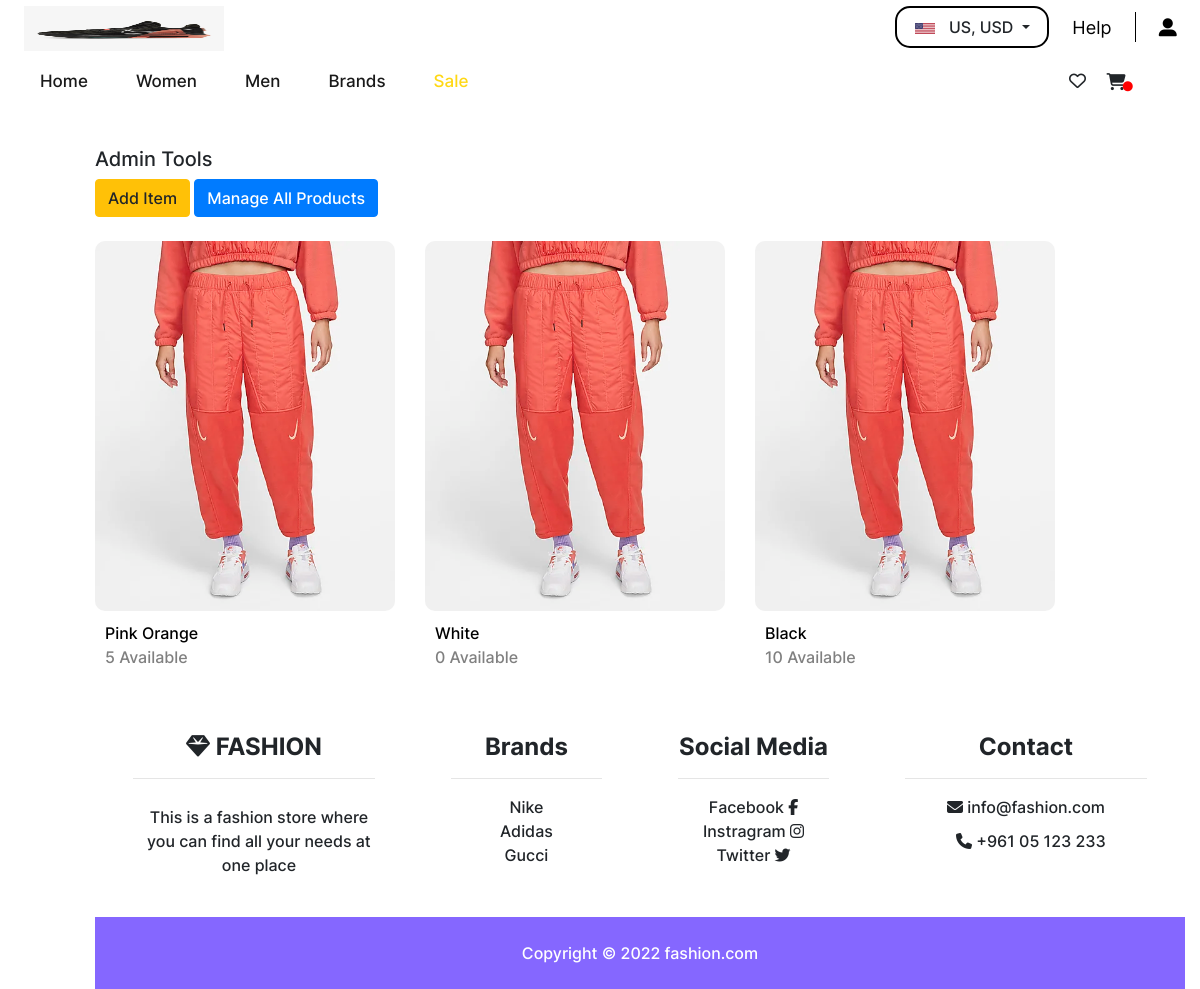
The page /viewProductItems.php?id=2 (signed in) on the database as committed earlier.
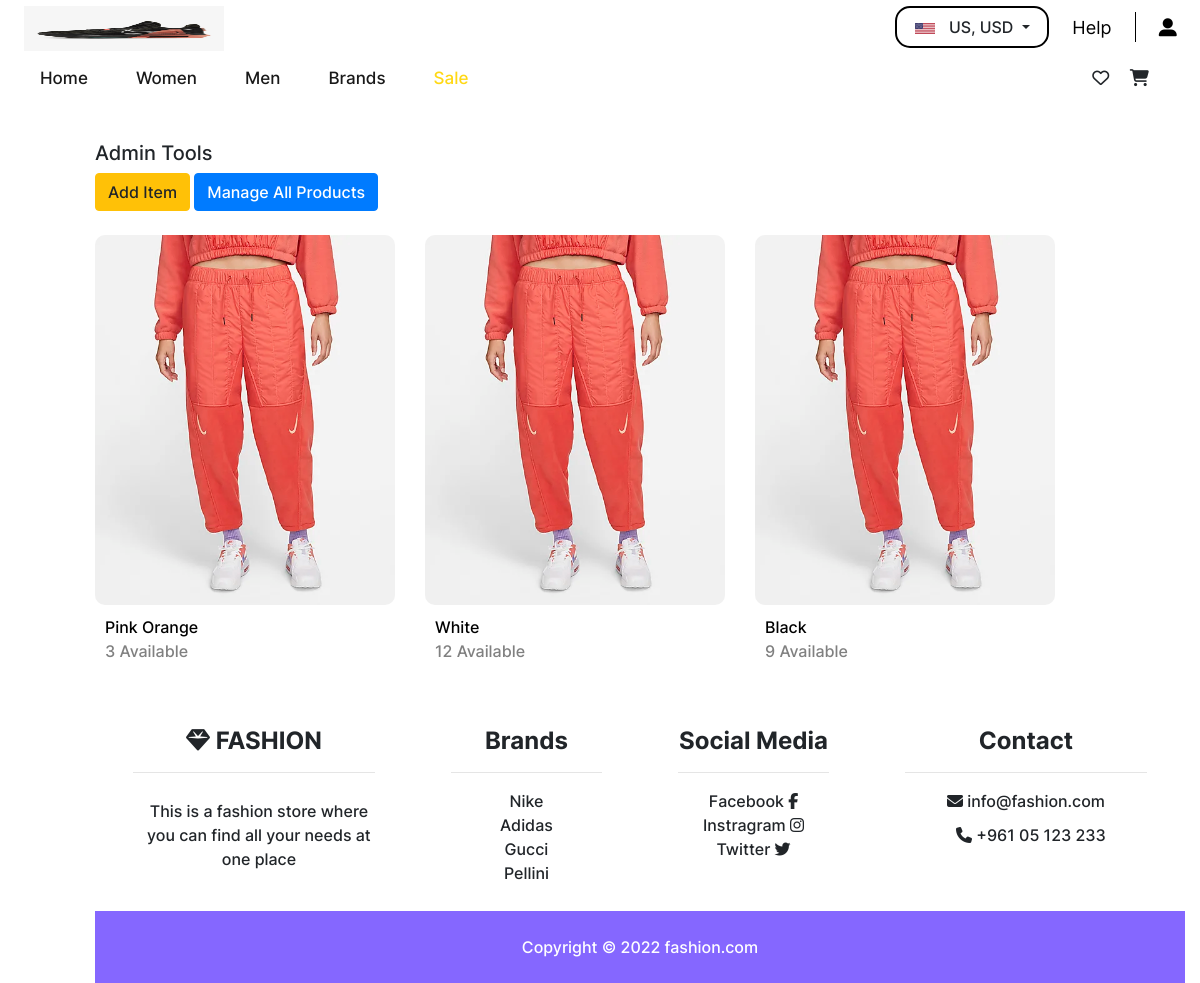
The same page on the database as committed later.
### tables this page shows
CREATE TABLE `product_items` (
  `item_id` int(11) NOT NULL,
  `product_id` int(11) NOT NULL,
  `name` varchar(100) NOT NULL,
  `quantity` int(11) NOT NULL,
  `extra_name` varchar(100) NOT NULL DEFAULT '',
  `extra_options` text NOT NULL DEFAULT ''
);

CREATE TABLE `brands` (
  `brand_id` int(11) NOT NULL,
  `name` varchar(255) NOT NULL,
  `link` text NOT NULL,
  `local` int(11) NOT NULL,
  `display_navbar` int(11) NOT NULL,
  `display_footer` int(11) NOT NULL
);

### viewProductItems.php (the view, shortened to what the changed rows need)
<?php
    include "includes/config.php";
    $id = $_GET["id"] ?? 0;
?>
<!DOCTYPE html>
<html lang="en">
<head>
    <link href="css/products.css" rel="stylesheet" media="screen">
    <?php include('header.php') ?>
</head>
<body>
    <div class="flexbox">
        <div class="container-fluid">
            <div class="admin-tools">
            <div>
            <br>
            <div class="row">
                <?php
                    $sql = "SELECT item_id,product_id,name,quantity FROM product_items WHERE product_id='$id'";
                    $result = mysqli_query($db, $sql);
                    if($result){
                        if(mysqli_num_rows($result) > 0){
                          while($row = mysqli_fetch_assoc($result)){
                            $itemID = $row["item_id"];
                            $name = $row["name"];
                            $quantity = $row["quantity"];
                            $file = "images/products/$id/items/$itemID" . ".jpg";
                            if(!file_exists($file)){
                                $file = "images/products/$id/items/$itemID" . ".png";
                                if(!file_exists($file)){
                                    $file = "images/products/$id/items/$itemID" . ".gif";
                                    if(!file_exists($file)){
                                        $file = "images/products/default.png";
                                    }
                                }
                            }
                            echo "<div class='col'>";
                            echo "<a href='editProductItem.php?id=$itemID' style='text-decoration: none; color: black'>";
                            echo "<div class='product'>";
                            echo "<div class='image-container'>";
                            echo "<img src='$file'>";
                            echo "</div>";
                            echo "<p>$name";
                                echo "<br>";
                                echo "<span class='color'>$quantity Available</span>";
                            echo "</p>";
                            echo "</div>";
                            echo "</a>";
                            echo "</div>";
                          }
                        }else {
                        }
                      }
                ?>
            </div>
        </div>
    </div>
    <?php include('footer.php') ?>
</body>
</html>

### header.php (shortened to what the changed rows need)
<link href="css/header.css" rel="stylesheet" media="screen">
<link rel="stylesheet" href="https://cdn.jsdelivr.net/npm/bootstrap@4.3.1/dist/css/bootstrap.min.css">
<div class="nav-desktop">
<nav class="navbar navbar-expand-sm navbar-light bg-white">
  <div class="collapse navbar-collapse" id="navbarSupportedContent">
    <div class="my-2 my-lg-0 rightitems">
        <a href="cart.php" class="text-reset" style="text-decoration: none;">
            <?php
                if(isset($_SESSION['userID'])){
                    include 'includes/config.php';
                    $headeruserid = $_SESSION['userID'];
                    $sql = "SELECT item_id,`user_id` FROM cart_items,cart WHERE cart_items.cart_id=cart.cart_id AND `user_id`=$headeruserid LIMIT 1";
                    $result = mysqli_query($db, $sql);
                    if($result){
                        if(mysqli_num_rows($result) > 0){
                            ?>
                            <span class="fa-stack">
                                <i class="fa-solid fa-cart-shopping"></i>
                                <i class="fa-solid fa-circle fa-stack-1x mt-1" style='color:red; font-size:10px'></i>
                            </span>
                        <?php }else {
                            ?>
                            <i class="fa-solid fa-cart-shopping"></i>
                        <?php }
                    }
                }else {
            ?>
            <i class="fa-solid fa-cart-shopping"></i>
            <?php } ?>
        </a>
    </div>
  </div>
</nav>
</div>

### footer.php (shortened to what the changed rows need)
<?php
if(isset($sticky) && $sticky){
    echo "<footer class='text-center fixed-bottom text-lg-start bg-white'>";
}else {
    echo "<footer class='text-center text-lg-start bg-white'>";
}
?>
<div class="container text-center text-md-start mt-5">
    <div class="row mt-3">
        <div class="col-md-2 col-lg-2 col-xl-2 mx-auto mb-4">
            <h6 class="footer-head">Brands</h6>
            <hr>
            <?php
                include 'includes/config.php';
                $sql = "SELECT name,link FROM brands WHERE display_footer='1'";
                $result = mysqli_query($db, $sql);
                if($result){
                    if(mysqli_num_rows($result) > 0){
                        $totalSize = mysqli_num_rows($result);
                        $currentIndex = 0;
                        while($row = mysqli_fetch_assoc($result)){
                            $footername = $row["name"];
                            $footerlink = $row["link"];
                            echo "<a href='$footerlink' target='_blank' rel='noopener noreferrer' class='text-reset'>$footername</a>";
                            $currentIndex++;
                            if($currentIndex != $totalSize){
                                echo '<br>';
                            }
                        }
                    }else {
                    }
                }
            ?>
        </div>
    </div>
</div>
</footer>

Rows that differ between the two databases and show on the page:
changed product_items "Pink Orange": quantity "5" → "3"
changed product_items "White": quantity "0" → "12"
changed product_items "Black": quantity "10" → "9"
added brands: name "Pellini"
